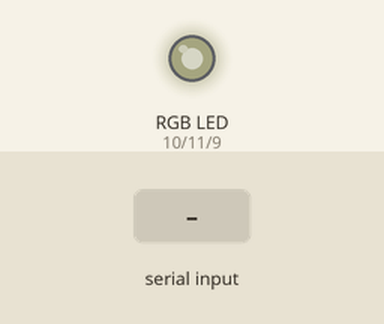
This sketch was run on a simulated Arduino Uno, built with avr-gcc and run on an emulated ATmega328P. Parts: an RGB LED mixed from three pins (HIGH = lit). The inputs (shaded band) are chosen by the test bench. Dim RGB values are drawn brighter than linear; what the sketch prints to the serial monitor is not drawn.

Above: at 1.2 s.
1.3 s: "90,45,200\n" received over Serial
At 2.85 s:
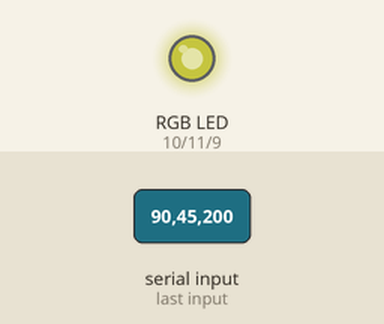
4.8 s: "30,150,10\n" received over Serial
At 4.95 s:
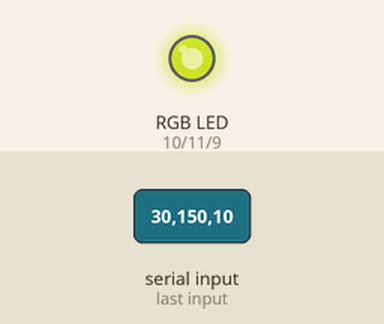
8.4 s: "90,45\n" received over Serial
At 10.05 s:
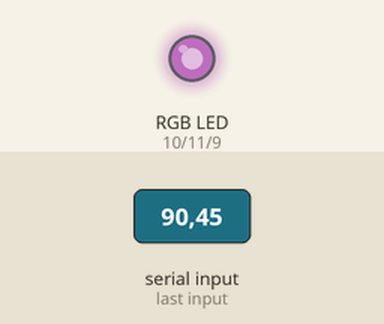
12.3 s: "30,150\n" received over Serial
At 15.0 s:
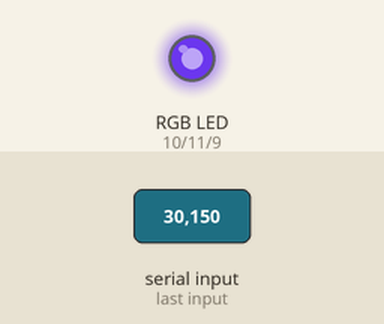
19.2 s: "5\n" received over Serial
26.6 s: "90\n" received over Serial
Timing chart, 0 to 42.9 s (numbered marks = the images above; inputs shaded):
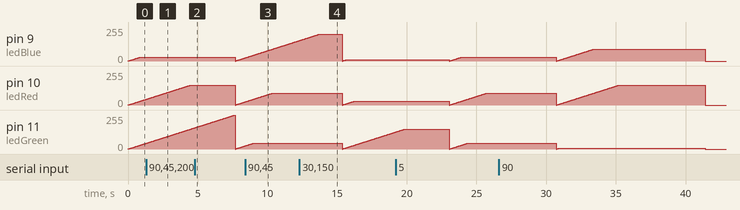

The sketch:

led_stripe_fade_in.ino
```cpp
const int ledRed =10;
const int ledGreen =11;
const int ledBlue =9;
const int ownDelay =1000;


void setup() {
  pinMode(ledRed,OUTPUT);
  pinMode(ledGreen,OUTPUT);
  pinMode(ledBlue,OUTPUT);
  Serial.begin(9600);
  Serial.println("Enter R G B (E.g. 255 100 200)");
}

const int s [3] ={0,0,1};
boolean show = true;

void loop() {
  int red = 150;
    int green = 255;
    int blue = 30;
  if(Serial.available()){
    red = Serial.parseInt();
    green = Serial.parseInt();
    blue = Serial.parseInt();
    show=true;
  }
  if(show){
    int i = 0;
    while(i <= 255){
      if(i<=red){
        analogWrite(ledRed, i);
      }
      if(i<=green){
        analogWrite(ledGreen, i);
      }
      if(i<=blue){
        analogWrite(ledBlue, i);
      }


//      Serial.println(i);
      delay(30);
      i = i+1;
    }

    show=false;
  }

  //  setStateAnalog(red, green, blue);

}


void setStateAnalog(int r, int g, int b){
  analogWrite(ledRed, r);
  analogWrite(ledGreen, g);
  analogWrite(ledBlue, b);
}
```
